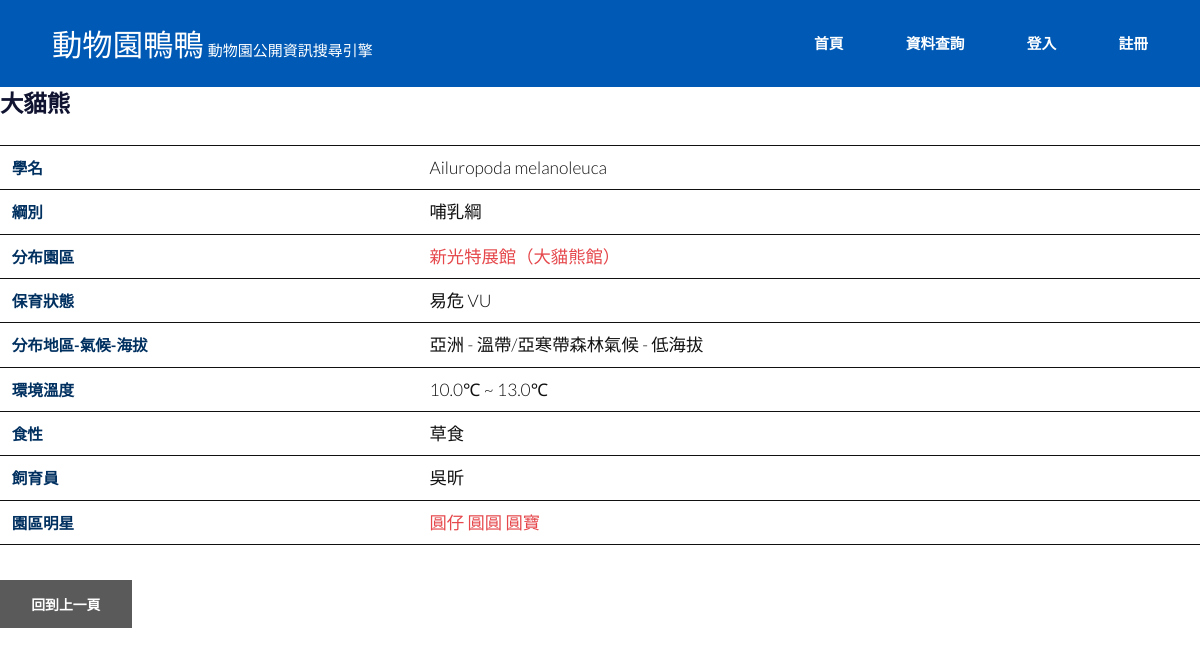
Screenshot of /search/animal/1/ with the database file from the repository.
### zoo_info/models.py (models this page shows)
class Animal(models.Model):
    animal_id = models.IntegerField(primary_key = True)
    scientific_id = models.CharField(max_length = 30)
    animal_name = models.CharField(max_length = 30)
    category = models.CharField(max_length = 30)
    conservation = models.CharField(max_length = 30)
    h_id = models.ForeignKey(Habitat, on_delete = models.CASCADE)
    area_id = models.ForeignKey(Area, on_delete = models.CASCADE)

class Area(models.Model):
    area_id = models.CharField(max_length = 30, primary_key = True)#
    position = models.CharField(max_length = 30)#
    nearby = models.CharField(max_length = 30)#
    theme = models.CharField(max_length = 30)#
    close_time = models.CharField(max_length = 30)#
    distance = models.FloatField()
    zoo_id = models.ForeignKey(Zoo, on_delete = models.CASCADE)

class Habitat(models.Model):
    H_id = models.CharField(max_length = 30, primary_key = True)
    weather = models.CharField(max_length = 30)
    continent = models.CharField(max_length = 30)
    terrian = models.CharField(max_length = 30)

class Feed(models.Model):
    animal_id = models.ForeignKey(Animal, on_delete = models.CASCADE)
    keeper_id = models.ForeignKey(Zookeeper, on_delete = models.CASCADE)
    food = models.CharField(max_length = 30)
    temperature_low = models.FloatField()
    temperature_high = models.FloatField()

class Zookeeper(models.Model):
    keeper_id = models.IntegerField(primary_key = True)
    name = models.CharField(max_length = 30)
    join_time = models.IntegerField()
    department = models.CharField(max_length = 30)
    birth = models.IntegerField()

class IndividualAnimal(models.Model):
    name = models.CharField(max_length = 30)
    age = models.IntegerField()
    year_in = models.IntegerField()
    animal_id = models.ForeignKey(Animal, on_delete = models.CASCADE)

### zoo_info/views.py (the view)
# urls.py: path('search/animal/<int:animal_id>/', animal_info),
def animal_info(request, animal_id):
    animal = Animal.objects.get(animal_id = animal_id)
    feed = Feed.objects.get(animal_id = animal_id)
    return render(request, 'zoo_info/search_by/animal_info.html', locals())

### templates/zoo_info/search_by/animal_info.html
{% extends 'base.html' %}
{% block content %}
    <div>
        <h3>{{animal.animal_name}}</h3>
        <table>
            <tr>
                <th>學名</th>
                <td>{{animal.scientific_id}}</td>
            </tr>
            <tr>
                <th>綱別</th>
                <td>{{animal.category}}</td>
            </tr>
            <tr>
                <th>分布園區</th>
                <td><a href = "/search/area/{{animal.area_id.area_id}}/">{{animal.area_id.theme}}</a></td>
            </tr>
            <tr>
                <th>保育狀態</th>
                <td>{{animal.conservation}}</td>
            </tr>
            <tr>
                <th>分布地區-氣候-海拔</th>
                <td>{{animal.h_id.continent}} - {{animal.h_id.weather}} - {{animal.h_id.terrian}}</td>
            </tr>
            <tr>
                <th>環境溫度</th>
                <td>{{feed.temperature_low}}&#8451 ~ {{feed.temperature_high}}&#8451</td>
            </tr>
            <tr>
                <th>食性</th>
                <td>{{feed.food}}</td>
            </tr>
            <tr>
                <th>飼育員</th>
                <td>{{feed.keeper_id.name}}</td>
            </tr>
            <tr>
                <th>園區明星</th>
                <td>
                    {% for i in animal.individualanimal_set.all%}
                        <a href = '/search/individual_animal/{{i.id}}'>{{i.name}}</a>
                    {% endfor %}
                </td>
            </tr>
        </table>
        <form action="../">
            <input type ="button" onclick="history.back()" value="回到上一頁"></input>
        </form>
    </div>
{% endblock %}

### static/css/main.css (style rules this page uses)
html, body, div, span, applet, object, iframe, h1, h2, h3, h4, h5, h6, p, blockquote, pre, a, abbr, acronym, address, big, cite, code, del, dfn, em, img, ins, kbd, q, s, samp, small, strike, strong, sub, sup, tt, var, b, u, i, center, dl, dt, dd, ol, ul, li, fieldset, form, label, legend, table, caption, tbody, tfoot, thead, tr, th, td, article, aside, canvas, details, embed, figure, figcaption, footer, header, hgroup, menu, nav, output, ruby, section, summary, time, mark, audio, video { margin: 0; padding: 0; border: 0; font-size: 100%; font: inherit; vertical-align: baseline; }
body { line-height: 1; }
table { border-collapse: collapse; border-spacing: 0; }
body { -webkit-text-size-adjust: none; }
*, *:before, *:after { -moz-box-sizing: border-box; -webkit-box-sizing: border-box; box-sizing: border-box; }
body { -ms-overflow-style: scrollbar; }
body { background: #fff; }
body { background-color: #fff; color: #111111; }
body, input, select, textarea { font-family: "Lato", sans-serif; font-size: 20pt; font-weight: 300; line-height: 1; }
@media screen and (max-width: 1680px) { body, input, select, textarea { font-size: 13pt; } }
@media screen and (max-width: 1280px) { body, input, select, textarea { font-size: 13pt; } }
a { -moz-transition: color 0.2s ease-in-out; -webkit-transition: color 0.2s ease-in-out; -ms-transition: color 0.2s ease-in-out; transition: color 0.2s ease-in-out; text-decoration: none; }
h1, h2, h3, h4, h5, h6 { font-weight: 700; line-height: 1.5; margin: 0 0 1em 0; text-transform: uppercase; }
h3 { font-size: 1.35em; }
input, select, textarea { color: #e5474b; }
a { color: #e5474b; }
h1, h2, h3, h4, h5, h6 { font-family: 'MingLiU'; color: #111431; }
input[type="submit"], input[type="reset"], input[type="button"], button, .button { -moz-appearance: none; -webkit-appearance: none; -ms-appearance: none; appearance: none; -moz-transition: background-color 0.2s ease-in-out, color 0.2s ease-in-out; -webkit-transition: background-color 0.2s ease-in-out, color 0.2s ease-in-out; -ms-transition: background-color 0.2s ease-in-out, color 0.2s ease-in-out; transition: background-color 0.2s ease-in-out, color 0.2s ease-in-out; border-radius: 0; border: 0; cursor: pointer; display: inline-block; font-size: .8em; font-weight: 700; height: 3.5em; line-height: 3.65em; padding: 0 2.25em; text-align: center; text-decoration: none; text-transform: uppercase; white-space: nowrap; }
input[type="submit"], input[type="reset"], input[type="button"], button, .button { background-color: #5a5a5a; color: #ffffff !important; }
form { margin: 0 0 2em 0; }
table { margin: 0 0 2em 0; width: 100%; }
table tbody tr { border: solid 1px; border-left: 0; border-right: 0; }
table td { padding: 0.75em 0.75em; }
table th { font-size: 0.9em; font-weight: 700; padding: 0.65em 0.75em 0.75em 0.75em; text-align: left; }
table tbody tr { border-color: 'black'; }
table tbody tr:nth-child(2n + 1) { background-color: none; }
table th { color: #003060; }
body { position: relative; padding-top: 5em; }

### rows the page displays
Animal: animal_name "大貓熊", scientific_id "Ailuropoda melanoleuca", category "哺乳綱", area_id.theme "新光特展館（大貓熊館）", conservation "易危 VU", h_id.continent "亞洲", h_id.weather "溫帶/亞寒帶森林氣候", h_id.terrian "低海拔"
Feed: temperature_low "10.0", temperature_high "13.0", food "草食", keeper_id.name "吳昕"
IndividualAnimal: name "圓仔"
IndividualAnimal: name "圓圓"
IndividualAnimal: name "圓寶"
